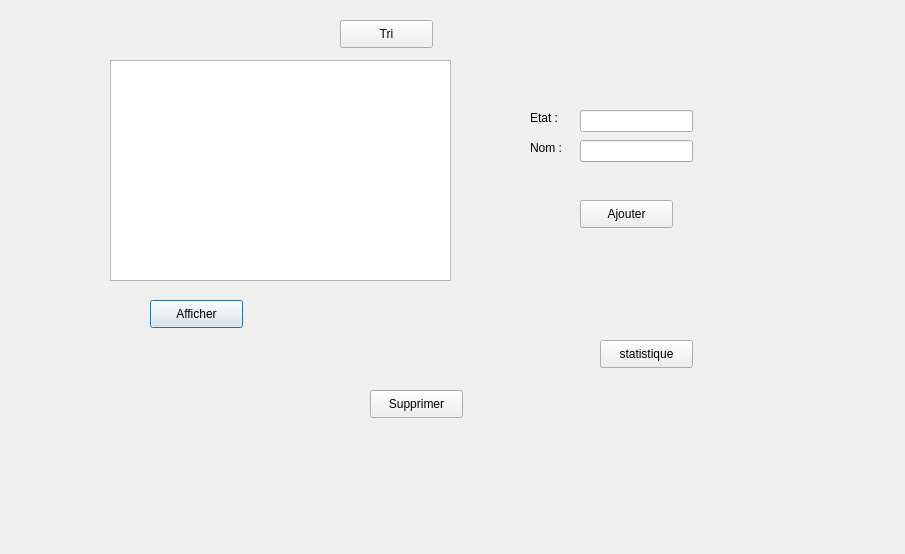
<?xml version="1.0" encoding="UTF-8"?>
<ui version="4.0">
 <class>ELECTOMENAGE</class>
 <widget class="QDialog" name="ELECTOMENAGE">
  <property name="geometry">
   <rect>
    <x>0</x>
    <y>0</y>
    <width>905</width>
    <height>554</height>
   </rect>
  </property>
  <property name="windowTitle">
   <string>Dialog</string>
  </property>
  <widget class="QTableView" name="tableView_electro">
   <property name="geometry">
    <rect>
     <x>110</x>
     <y>60</y>
     <width>341</width>
     <height>221</height>
    </rect>
   </property>
  </widget>
  <widget class="QPushButton" name="pushButton_Afficher">
   <property name="geometry">
    <rect>
     <x>150</x>
     <y>300</y>
     <width>93</width>
     <height>28</height>
    </rect>
   </property>
   <property name="text">
    <string>Afficher</string>
   </property>
  </widget>
  <widget class="QPushButton" name="pushButton_TRI">
   <property name="geometry">
    <rect>
     <x>340</x>
     <y>20</y>
     <width>93</width>
     <height>28</height>
    </rect>
   </property>
   <property name="text">
    <string>Tri</string>
   </property>
  </widget>
  <widget class="QPushButton" name="pushButton">
   <property name="geometry">
    <rect>
     <x>370</x>
     <y>390</y>
     <width>93</width>
     <height>28</height>
    </rect>
   </property>
   <property name="text">
    <string>Supprimer</string>
   </property>
  </widget>
  <widget class="QLabel" name="label">
   <property name="geometry">
    <rect>
     <x>530</x>
     <y>110</y>
     <width>55</width>
     <height>16</height>
    </rect>
   </property>
   <property name="text">
    <string>Etat : </string>
   </property>
  </widget>
  <widget class="QLabel" name="label_2">
   <property name="geometry">
    <rect>
     <x>530</x>
     <y>140</y>
     <width>55</width>
     <height>16</height>
    </rect>
   </property>
   <property name="text">
    <string>Nom : </string>
   </property>
  </widget>
  <widget class="QLineEdit" name="lineEdit_etat">
   <property name="geometry">
    <rect>
     <x>580</x>
     <y>110</y>
     <width>113</width>
     <height>22</height>
    </rect>
   </property>
  </widget>
  <widget class="QLineEdit" name="lineEdit_nom">
   <property name="geometry">
    <rect>
     <x>580</x>
     <y>140</y>
     <width>113</width>
     <height>22</height>
    </rect>
   </property>
  </widget>
  <widget class="QPushButton" name="pushButton_Ajouter">
   <property name="geometry">
    <rect>
     <x>580</x>
     <y>200</y>
     <width>93</width>
     <height>28</height>
    </rect>
   </property>
   <property name="text">
    <string>Ajouter</string>
   </property>
  </widget>
  <widget class="QPushButton" name="pushButton_stat">
   <property name="geometry">
    <rect>
     <x>600</x>
     <y>340</y>
     <width>93</width>
     <height>28</height>
    </rect>
   </property>
   <property name="text">
    <string>statistique</string>
   </property>
  </widget>
 </widget>
 <resources/>
 <connections/>
</ui>
